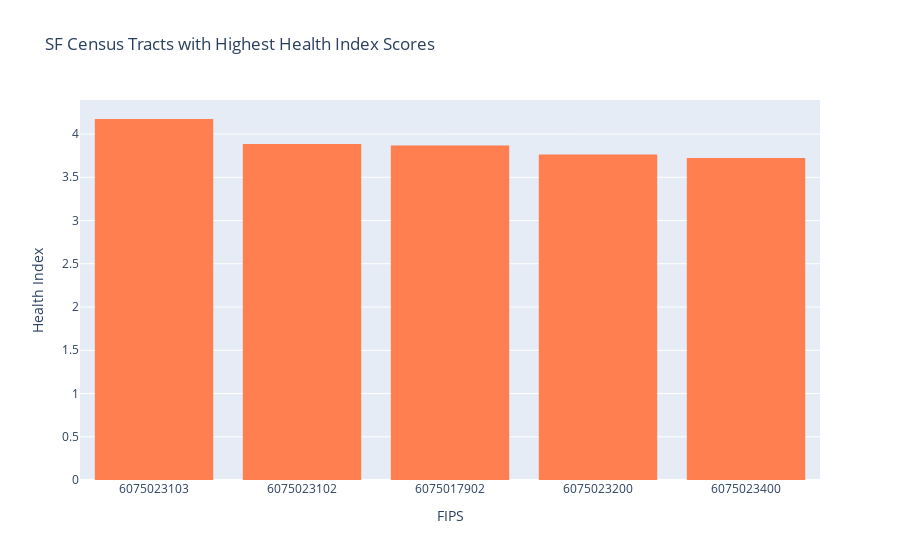

Here is the notebook cell this chart was saved with:
### Code cell
# creating an interactive bar chart
fig=px.bar(health2.head(5),
           x='FIPS',
           y='Health Index',
           title='SF Census Tracts with Highest Health Index Scores'
          )

fig.update_traces(marker_line_width=0, marker_color='coral')
           
fig.show()

### Figure 1 — Plotly figure (JSON) as saved in the notebook; plotly's stock layout.template omitted (floating-point values rounded to 4 significant figures)
{"data": [{"alignmentgroup": "True", "hovertemplate": "FIPS=%{x}<br>Health Index=%{y}<extra></extra>", "legendgroup": "", "marker": {"color": "coral", "line": {"width": 0}, "pattern": {"shape": ""}}, "name": "", "offsetgroup": "", "orientation": "v", "showlegend": false, "textposition": "auto", "type": "bar", "x": ["6075023103", "6075023102", "6075017902", "6075023200", "6075023400"], "xaxis": "x", "y": [4.174, 3.884, 3.866, 3.765, 3.722], "yaxis": "y"}], "layout": {"autosize": true, "barmode": "relative", "legend": {"tracegroupgap": 0}, "title": {"text": "SF Census Tracts with Highest Health Index Scores"}, "xaxis": {"anchor": "y", "autorange": true, "domain": [0, 1], "range": [-0.5, 4.5], "title": {"text": "FIPS"}, "type": "category"}, "yaxis": {"anchor": "x", "autorange": true, "domain": [0, 1], "range": [0, 4.394], "title": {"text": "Health Index"}, "type": "linear"}}}
